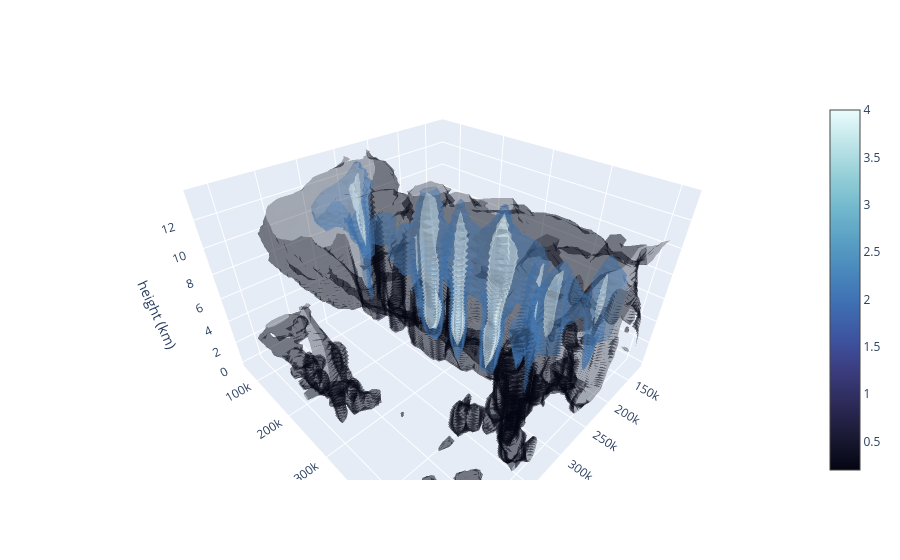

Notebook code cell kept with this figure:
### Markdown cell above
### The storm in three dimensions

The pressure-level fields also reconstruct a storm's full 3D shape. Summing the cloud and precipitation mixing ratios over a region and drawing the result as an isosurface reveals the convective towers of the Greenfield supercells rising past 10 km. Drag to orbit, scroll to zoom.

### Code cell
import plotly.graph_objects as go

# One forecast hour over the storm
storm = (
    ds_pressure[["graupel", "snow_mixing_ratio", "cloud_mixing_ratio", "rain_mixing_ratio", "geopotential_height"]]
    .sel(init_time="2024-05-21T18", lead_time="3h", pressure_level=slice(1000, 150))
    .rio.clip_box(-96, 39, -92, 43, crs="EPSG:4326")
    .coarsen(x=4, y=4, boundary="trim").mean()
    .interp(pressure_level=np.arange(1000, 150, -10))
    .load()
)
condensate = (storm.graupel + storm.snow_mixing_ratio + storm.cloud_mixing_ratio + storm.rain_mixing_ratio) * 1000  # g/kg
height_km = storm.geopotential_height.mean(["x", "y"]) / 1000
X, Y, Z = np.meshgrid(storm.x, storm.y, height_km, indexing="ij")

fig = go.Figure(go.Isosurface(
    x=X.ravel(), y=Y.ravel(), z=Z.ravel(),
    value=condensate.transpose("x", "y", "pressure_level").values.ravel(),
    isomin=0.2, isomax=4, surface_count=3, opacity=0.3, colorscale="ice",
    caps=dict(x_show=False, y_show=False, z_show=False),
))
fig.update_layout(scene=dict(aspectratio=dict(x=1.5, y=1.5, z=1), zaxis_title="height (km)"))
fig.show()

### Figure 1 — Plotly figure (JSON) as saved in the notebook; plotly's stock layout.template omitted (floating-point values rounded to 4 significant figures; data arrays with more than 128 entries replaced by an {"elided": "..."} marker saying what was removed)
{"data": [{"caps": {"x": {"show": false}, "y": {"show": false}, "z": {"show": false}}, "colorscale": [[0.0, "rgb(3, 5, 18)"], [0.09091, "rgb(25, 25, 51)"], [0.1818, "rgb(44, 42, 87)"], [0.2727, "rgb(58, 60, 125)"], [0.3636, "rgb(62, 83, 160)"], [0.4545, "rgb(62, 109, 178)"], [0.5455, "rgb(72, 134, 187)"], [0.6364, "rgb(89, 159, 196)"], [0.7273, "rgb(114, 184, 205)"], [0.8182, "rgb(149, 207, 216)"], [0.9091, "rgb(192, 229, 232)"], [1.0, "rgb(234, 252, 253)"]], "isomax": 4, "isomin": 0.2, "opacity": 0.3, "surface": {"count": 3}, "type": "isosurface", "value": {"elided": "93670 float values"}, "x": {"elided": "93670 float values"}, "y": {"elided": "93670 float values"}, "z": {"elided": "93670 float values"}}], "layout": {"scene": {"aspectratio": {"x": 1.5, "y": 1.5, "z": 1}, "zaxis": {"title": {"text": "height (km)"}}}}}
